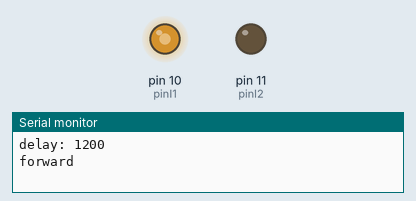
Bench run of a sketch on a simulated Arduino Uno, built with avr-gcc and run on an emulated ATmega328P. Parts: output pins drawn as LEDs (lit = HIGH), the last lines printed to the serial monitor. Random numbers use the default seed unless the sketch sets one.

Above: at 0.1 s.
At 12.6 s:
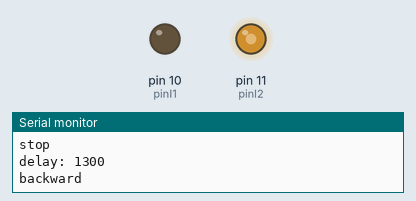
At 37.7 s:
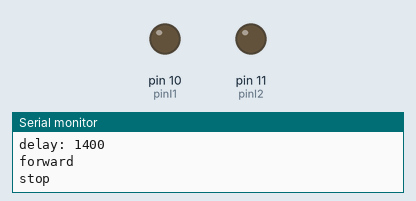
Timing chart, 0 to 40.0 s (numbered marks = the images above):
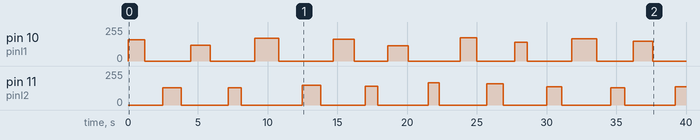

Measured:
- by itself, pin 10 (pinI1): 0/255 → 159/255 at 0.00 s, → 0/255 1.2 s later, → 118/255 3.3 s later, → 0/255 1.4 s later, … (18 changes in this stretch)

The sketch:

HeadSpin.ino
```cpp
// ADJUST THIS NUMBER BETWEEN 0-255
int spead = 105; //gets update randomly

int pinI1=10;//define I1 interface
int pinI2=11;//define I2 interface

int del = 1000;
void setup()
{
  Serial.begin(9600);
  pinMode(pinI1,OUTPUT);
  pinMode(pinI2,OUTPUT);
}

void forward()
{
  Serial.println("forward");
  analogWrite(pinI1,spead);
  digitalWrite(pinI2,LOW);//turn DC Motor A move anticlockwise
}
void backward()//
{
  Serial.println("backward");
  analogWrite(pinI2,spead);//turn DC Motor A move clockwise
  digitalWrite(pinI1,LOW);
}

void stop()//
{
  Serial.println("stop");
  digitalWrite(pinI1,LOW);// Unenble the pin, to stop the motor. this should be done to avid damaging the motor.
  digitalWrite(pinI2,LOW);
  del = random(5,20) * 100;
  delay(del);
}

void getRandom(){
  del = random(5,20) * 100;
  spead = random(110, 180);
  Serial.print("delay: ");
  Serial.println(del);
}

void loop()
{
  getRandom();
  forward();
  delay(del);
  stop();
  getRandom();
  backward();
  delay(del);
  stop();
}
```
